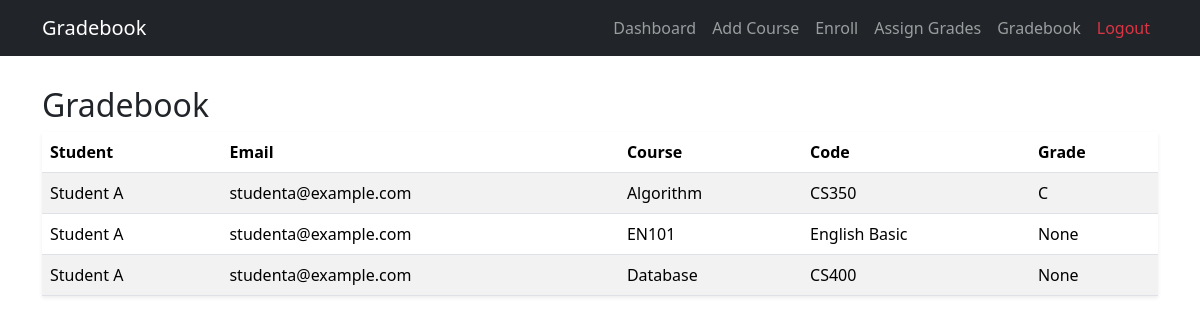
/admin/grades (signed in), run on the app's committed database.
### tables this page shows
CREATE TABLE enrollments (
              id INTEGER PRIMARY KEY AUTOINCREMENT,
              student_id INTEGER NOT NULL,
              course_id INTEGER NOT NULL,
              grade TEXT,
              FOREIGN KEY(student_id) REFERENCES users(id),
              FOREIGN KEY(course_id) REFERENCES courses(id)
              );

CREATE TABLE users (
            id INTEGER PRIMARY KEY AUTOINCREMENT,
            name TEXT NOT NULL,
            email TEXT UNIQUE NOT NULL,
            password TEXT NOT NULL,
            role TEXT NOT NULL   -- 'student' or 'admin'
        );

CREATE TABLE courses (
              id INTEGER PRIMARY KEY AUTOINCREMENT,
              code TEXT NOT NULL,
              name TEXT NOT NULL
              );

### app.py (the view)
@app.route("/admin/grades")
def admin_grades():
    if "user" not in session or session["user"][4] != "admin":
        return redirect("/")
    conn = sqlite3.connect("database.db")
    c = conn.cursor()
    c.execute("""
        SELECT users.name, users.email, courses.name, courses.code, enrollments.grade
        FROM enrollments
        JOIN users ON enrollments.student_id = users.id
        JOIN courses ON enrollments.course_id = courses.id
    """)
    gradebook = [{
        "student_name": row[0],
        "student_email": row[1],
        "course_name": row[2],
        "course_code": row[3],
        "grade": row[4]
    } for row in c.fetchall()]
    conn.close()
    return render_template("grades.html", gradebook=gradebook)

### templates/grades.html
{% extends "base.html" %}
{% block content %}
<h2>Gradebook</h2>
<table class="table table-striped table-hover shadow-sm">
    <thead>
        <tr>
            <th>Student</th>
            <th>Email</th>
            <th>Course</th>
            <th>Code</th>
            <th>Grade</th>
        </tr>
    </thead>
    <tbody>
        {% for g in gradebook %}
        <tr>
            <td>{{ g.student_name }}</td>
            <td>{{ g.student_email }}</td>
            <td>{{ g.course_name }}</td>
            <td>{{ g.course_code }}</td>
            <td>{{ g.grade }}</td>
        </tr>
        {% endfor %}
    </tbody>
</table>
{% endblock %}

### statics/css/style.css (style rules this page uses)
body { background-color: #f4f6f8; font-family: 'Segoe UI', Tahoma, Geneva, Verdana, sans-serif; }
h2 { color: #333; margin-bottom: 20px; }
.table { background-color: #fff; box-shadow: 0 2px 5px rgba(0, 0, 0, 0.1); }

### data on the page
enrollments: student_name "Student A", student_email "studenta@example.com", course_name "Algorithm", course_code "CS350", grade "C"
users: student_name "Student A", student_email "studenta@example.com", course_name "EN101", course_code "English Basic", grade "None", course_name "Database", course_code "CS400"
